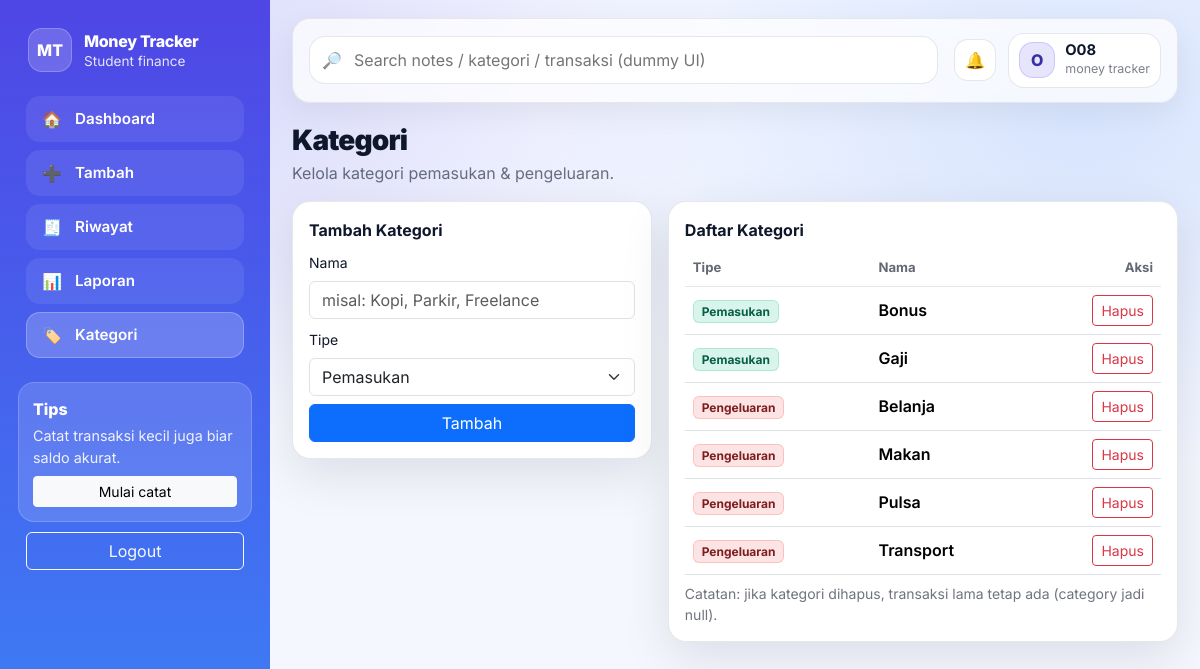
Screenshot of /money-tracker/app/kategori.php (signed in) with the database file from the repository.
### tables this page shows
CREATE TABLE `categories` (
  `id` bigint UNSIGNED NOT NULL,
  `user_id` bigint UNSIGNED NOT NULL,
  `name` varchar(60) NOT NULL,
  `type` enum('income','expense') NOT NULL,
  `created_at` timestamp NOT NULL DEFAULT CURRENT_TIMESTAMP
);

### money-tracker/app/kategori.php (the view, shortened to what this page needs)
<?php
require_once __DIR__ . '/../config/database.php';
$userId = (int)$_SESSION['user_id'];
function h(string $s): string { return htmlspecialchars($s, ENT_QUOTES, 'UTF-8'); }
$stmt = $pdo->prepare("SELECT id, name, type FROM categories WHERE user_id=? ORDER BY type, name");
$stmt->execute([$userId]);
$rows = $stmt->fetchAll();
require_once __DIR__ . '/../partials/header.php';
?>
<div class="appx">
  <?php require_once __DIR__ . '/../partials/sidebar.php'; ?>
  <main class="mainx">
    <?php require_once __DIR__ . '/../partials/topbar.php'; ?>
    <div class="d-flex justify-content-between align-items-end mt-3 mb-3">
      <div>
        <div class="page-title fs-3">Kategori</div>
        <div class="muted">Kelola kategori pemasukan & pengeluaran.</div>
      </div>
    </div>
    <div class="row g-3">
      <div class="col-lg-5">
        <div class="cardx">
          <div class="card-pad">
            <div class="fw-bold mb-2">Tambah Kategori</div>
            <form method="post" class="row g-2">
              <div class="col-12">
                <label class="form-label small">Nama</label>
                <input type="text" name="name" class="form-control" placeholder="misal: Kopi, Parkir, Freelance" required>
              </div>
              <div class="col-12">
                <label class="form-label small">Tipe</label>
                <select name="type" class="form-select" required>
                  <option value="income">Pemasukan</option>
                </select>
              </div>
              <div class="col-12">
                <button class="btn btn-primary w-100">Tambah</button>
              </div>
            </form>
          </div>
        </div>
      </div>
      <div class="col-lg-7">
        <div class="cardx">
          <div class="card-pad">
            <div class="fw-bold mb-2">Daftar Kategori</div>
            <div class="table-responsive">
              <table class="table table-hover align-middle mb-0">
                <thead>
                  <tr>
                    <th>Tipe</th>
                    <th>Nama</th>
                    <th class="text-end">Aksi</th>
                  </tr>
                </thead>
                <tbody>
                  <?php foreach ($rows as $r): ?>
                    <tr>
                      <td>
                        <?php if ($r['type'] === 'income'): ?>
                          <span class="badge badge-income">Pemasukan</span>
                        <?php else: ?>
                          <span class="badge badge-expense">Pengeluaran</span>
                        <?php endif; ?>
                      </td>
                      <td class="fw-semibold"><?= h($r['name']) ?></td>
                      <td class="text-end">
                        <form method="post" class="d-inline" onsubmit="return confirm('Hapus kategori ini?')">
                          <button class="btn btn-sm btn-outline-danger">Hapus</button>
                        </form>
                      </td>
                    </tr>
                  <?php endforeach; ?>
                </tbody>
              </table>
            </div>
            <div class="muted small mt-2">Catatan: jika kategori dihapus, transaksi lama tetap ada (category jadi null).</div>
          </div>
        </div>
      </div>
    </div>
  </main>
</div>
<?php require_once __DIR__ . '/../partials/footer.php'; ?>

### money-tracker/assets/css/style.css (style rules this page uses)
:root { --bg: #f5f7ff; --card: #ffffff; --text: #0f172a; --muted: rgba(15,23,42,.6); --border: rgba(15,23,42,.10); --shadow: 0 16px 50px rgba(2,6,23,.10); --radius: 18px; --primary: #4f46e5; --primary2: #7c3aed; --sidebar: linear-gradient(180deg, #4f46e5, #3b82f6); }
body { background: radial-gradient(1000px 600px at 10% 10%, rgba(79,70,229,0.18), transparent 60%), radial-gradient(900px 600px at 90% 15%, rgba(59,130,246,0.16), transparent 60%), var(--bg); color: var(--text); }
.appx { display:flex; min-height: 100vh; }
.mainx { flex:1; padding: 18px 22px 28px; }
.cardx { background: var(--card); border: 1px solid var(--border); border-radius: var(--radius); box-shadow: var(--shadow); }
.cardx .card-pad { padding: 16px; }
.page-title { font-weight: 900; letter-spacing: -0.03em; }
.muted { color: var(--muted); }
.badge-income { background: rgba(16,185,129,0.16); color: #065f46; border: 1px solid rgba(16,185,129,0.22); }
.badge-expense { background: rgba(239,68,68,0.14); color: #7f1d1d; border: 1px solid rgba(239,68,68,0.22); }
.table thead th { font-size:.82rem; color: rgba(15,23,42,.65); border-bottom: 1px solid rgba(15,23,42,.10); }
.table tbody td { border-top: 1px solid rgba(15,23,42,.06); }

### money-tracker/partials/header.php (style rules this page uses)
body { font-family: Inter, system-ui, -apple-system, Segoe UI, Roboto, Arial, sans-serif; }

### rows the page displays
categories: type "Pemasukan", name "Bonus"
categories: type "Pemasukan", name "Gaji"
categories: type "Pengeluaran", name "Belanja"
categories: type "Pengeluaran", name "Makan"
categories: type "Pengeluaran", name "Pulsa"
categories: type "Pengeluaran", name "Transport"

### other values shown
$icon "🏠 ➕ 🧾 📊 🏷️"
$label "Dashboard Tambah Riwayat Laporan Kategori"
substr($username,0,1) "O"
$username "O08"
